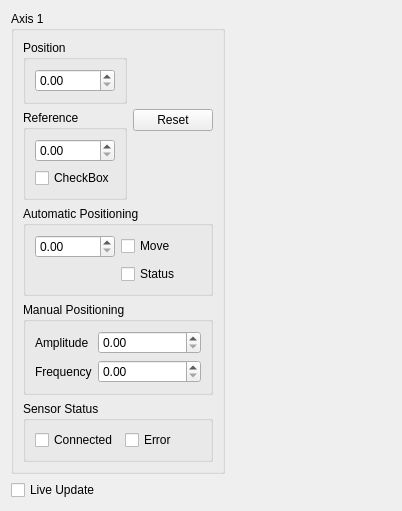
<?xml version="1.0" encoding="UTF-8"?>
<ui version="4.0">
 <class>Form</class>
 <widget class="QWidget" name="Form">
  <property name="geometry">
   <rect>
    <x>0</x>
    <y>0</y>
    <width>402</width>
    <height>461</height>
   </rect>
  </property>
  <property name="windowTitle">
   <string>Form</string>
  </property>
  <layout class="QGridLayout" name="gridLayout_6">
   <item row="0" column="1">
    <spacer name="horizontalSpacer">
     <property name="orientation">
      <enum>Qt::Horizontal</enum>
     </property>
     <property name="sizeHint" stdset="0">
      <size>
       <width>40</width>
       <height>20</height>
      </size>
     </property>
    </spacer>
   </item>
   <item row="2" column="0">
    <spacer name="verticalSpacer">
     <property name="orientation">
      <enum>Qt::Vertical</enum>
     </property>
     <property name="sizeHint" stdset="0">
      <size>
       <width>20</width>
       <height>40</height>
      </size>
     </property>
    </spacer>
   </item>
   <item row="0" column="0">
    <widget class="QGroupBox" name="groupBox">
     <property name="title">
      <string>Axis 1</string>
     </property>
     <layout class="QGridLayout" name="gridLayout_3">
      <item row="0" column="1" rowspan="2">
       <widget class="QPushButton" name="pushButton">
        <property name="text">
         <string>Reset</string>
        </property>
       </widget>
      </item>
      <item row="2" column="0" colspan="2">
       <widget class="QGroupBox" name="groupBox_4">
        <property name="title">
         <string>Automatic Positioning</string>
        </property>
        <layout class="QGridLayout" name="gridLayout_2">
         <item row="0" column="0">
          <widget class="QDoubleSpinBox" name="a1_auto_target_doubleSpinBox"/>
         </item>
         <item row="0" column="1">
          <widget class="QCheckBox" name="a1_auto_move_checkBox">
           <property name="text">
            <string>Move</string>
           </property>
          </widget>
         </item>
         <item row="1" column="1">
          <widget class="QCheckBox" name="a1_auto_status_checkBox">
           <property name="text">
            <string>Status</string>
           </property>
          </widget>
         </item>
        </layout>
       </widget>
      </item>
      <item row="4" column="0" colspan="2">
       <widget class="QGroupBox" name="groupBox_6">
        <property name="title">
         <string>Sensor Status</string>
        </property>
        <layout class="QGridLayout" name="gridLayout">
         <item row="0" column="0">
          <widget class="QCheckBox" name="a1_electrically_connected_checkBox">
           <property name="text">
            <string>Connected</string>
           </property>
          </widget>
         </item>
         <item row="0" column="1">
          <widget class="QCheckBox" name="a1_sensor_error_checkBox">
           <property name="text">
            <string>Error</string>
           </property>
          </widget>
         </item>
        </layout>
       </widget>
      </item>
      <item row="0" column="0">
       <widget class="QGroupBox" name="groupBox_2">
        <property name="title">
         <string>Position</string>
        </property>
        <layout class="QGridLayout" name="gridLayout_5">
         <item row="0" column="0">
          <widget class="QDoubleSpinBox" name="a1_pos_doubleSpinBox"/>
         </item>
        </layout>
       </widget>
      </item>
      <item row="1" column="0">
       <widget class="QGroupBox" name="groupBox_3">
        <property name="title">
         <string>Reference</string>
        </property>
        <layout class="QGridLayout" name="gridLayout_4">
         <item row="0" column="0">
          <widget class="QDoubleSpinBox" name="a1_ref_doubleSpinBox"/>
         </item>
         <item row="1" column="0">
          <widget class="QCheckBox" name="checkBox">
           <property name="text">
            <string>CheckBox</string>
           </property>
          </widget>
         </item>
        </layout>
       </widget>
      </item>
      <item row="3" column="0" colspan="2">
       <widget class="QGroupBox" name="groupBox_7">
        <property name="title">
         <string>Manual Positioning</string>
        </property>
        <layout class="QFormLayout" name="formLayout">
         <item row="0" column="0">
          <widget class="QLabel" name="label">
           <property name="text">
            <string>Amplitude</string>
           </property>
          </widget>
         </item>
         <item row="1" column="0">
          <widget class="QLabel" name="label_3">
           <property name="text">
            <string>Frequency</string>
           </property>
          </widget>
         </item>
         <item row="1" column="1">
          <widget class="QDoubleSpinBox" name="a1_freq_doubleSpinBox"/>
         </item>
         <item row="0" column="1">
          <widget class="QDoubleSpinBox" name="a1_amp_doubleSpinBox"/>
         </item>
        </layout>
       </widget>
      </item>
     </layout>
    </widget>
   </item>
   <item row="1" column="0">
    <widget class="QCheckBox" name="live_update_checkBox">
     <property name="text">
      <string>Live Update</string>
     </property>
    </widget>
   </item>
  </layout>
 </widget>
 <resources/>
 <connections/>
</ui>
